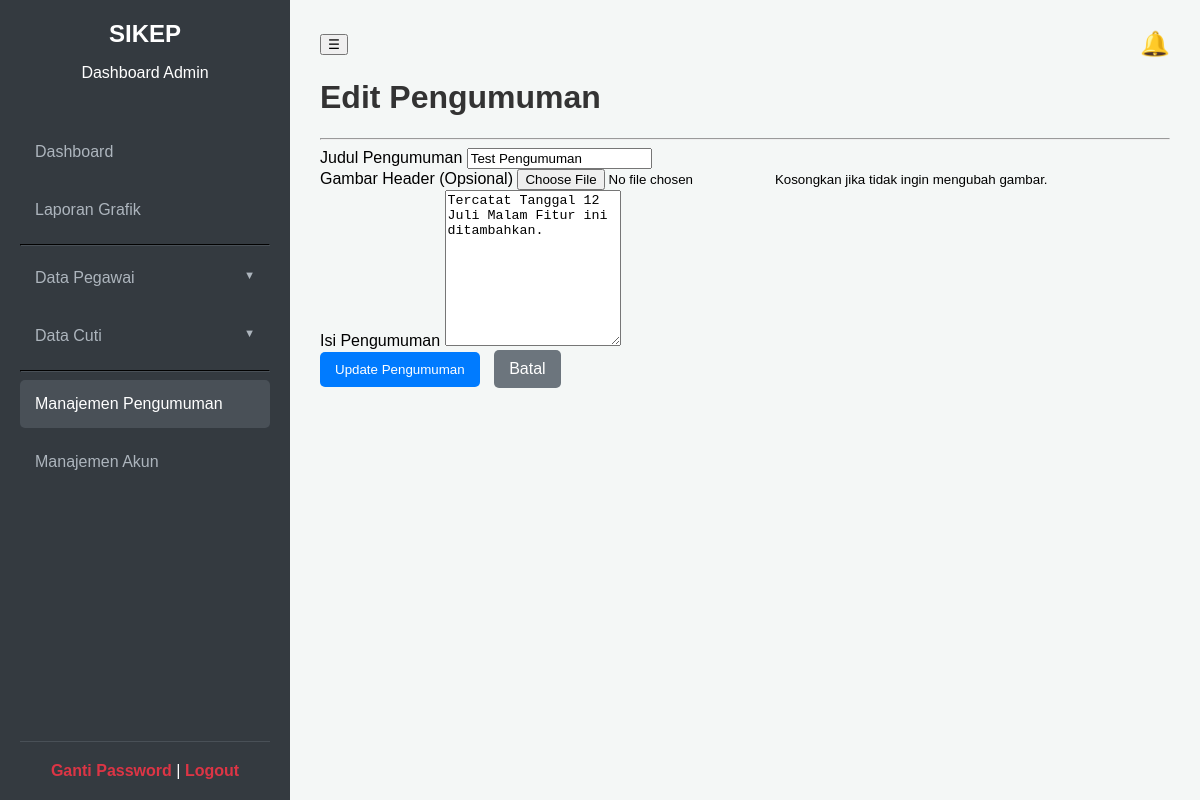
The page /admin/edit_pengumuman.php?id=1 (signed in) on the database its author committed.
### tables this page shows
CREATE TABLE `pengumuman` (
  `id` int(11) NOT NULL,
  `judul` varchar(255) NOT NULL,
  `isi` text NOT NULL,
  `gambar` varchar(255) DEFAULT NULL,
  `tanggal_dibuat` timestamp NOT NULL DEFAULT current_timestamp()
);

### admin/edit_pengumuman.php (the view, shortened to what this page needs)
<?php
include 'header.php';
$id = $_GET['id'];
$query_data = "SELECT * FROM pengumuman WHERE id = $id";
$result_data = mysqli_query($koneksi, $query_data);
$pengumuman = mysqli_fetch_assoc($result_data);
?>
<h1>Edit Pengumuman</h1>
<hr>
<form action="" method="POST" enctype="multipart/form-data">
    <div class="form-group">
        <label for="judul">Judul Pengumuman</label>
        <input type="text" id="judul" name="judul" value="<?php echo htmlspecialchars($pengumuman['judul']); ?>" required>
    </div>
    <div class="form-group">
        <label for="gambar">Gambar Header (Opsional)</label>
        <input type="file" id="gambar" name="gambar" accept="image/jpeg, image/png">
        <small>Kosongkan jika tidak ingin mengubah gambar.</small>
    </div>
    <div class="form-group">
        <label for="isi">Isi Pengumuman</label>
        <textarea name="isi" id="isi" rows="10" required><?php echo htmlspecialchars($pengumuman['isi']); ?></textarea>
    </div>
    <div class="btn-group">
        <button type="submit" class="btn">Update Pengumuman</button>
        <a href="manajemen_pengumuman.php" class="btn btn-secondary">Batal</a>
    </div>
</form>
<?php include 'footer.php'; ?>

### assets/style_admin.css (style rules this page uses)
body { font-family: sans-serif; margin: 0; background-color: #f4f7f6; }
h1, h2, h3 { color: #333; }
.btn { display: inline-block; padding: 10px 15px; margin-bottom: 10px; margin-right: 10px; background-color: #007bff; color: white; text-decoration: none; border-radius: 5px; border: none; cursor: pointer; }
.btn-secondary { background-color: #6c757d; }
* { scrollbar-width: thin; scrollbar-color: rgba(0, 0, 0, 0.3) transparent; }

### rows shown on the page
pengumuman: judul "Test Pengumuman", isi "Tercatat Tanggal 12 Juli Malam Fitur ini ditambahkan."
